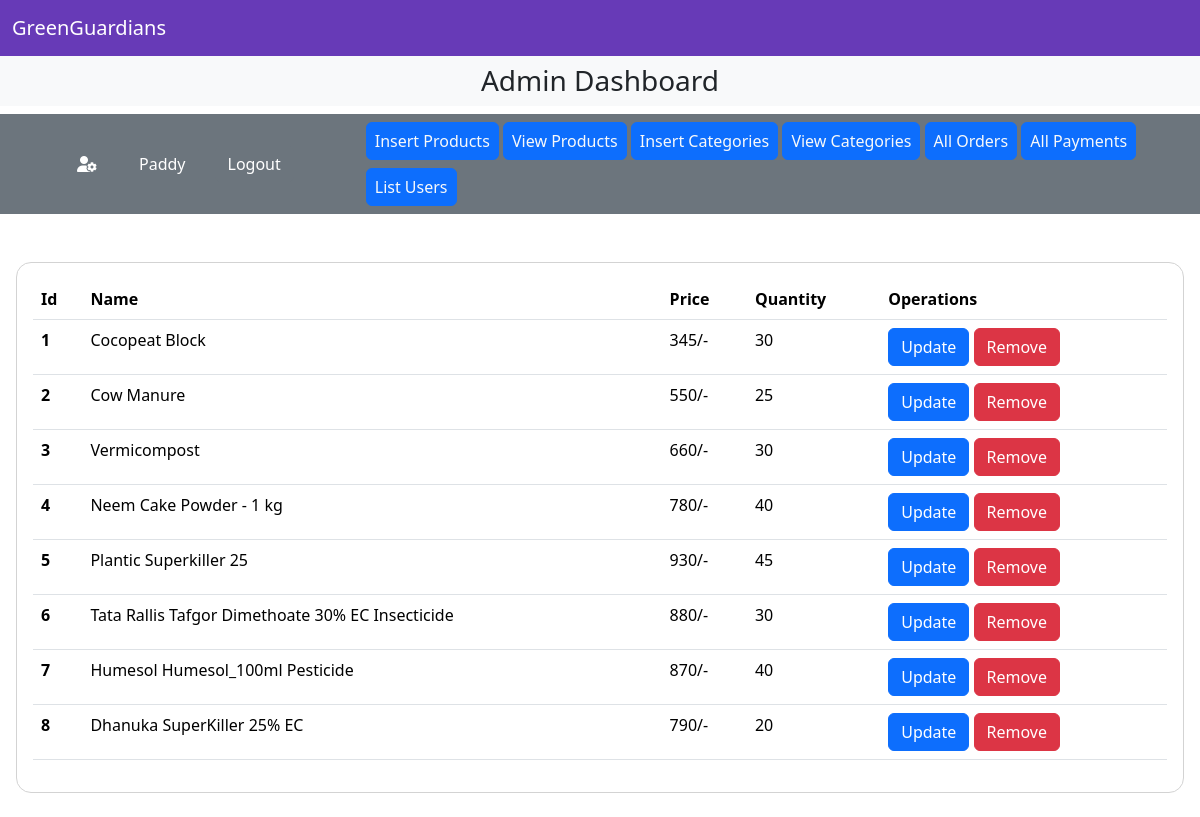
Screenshot of /AdminPanel/dashboard.php?ViewProducts=true (signed in) with the database file from the repository.
### tables this page shows
CREATE TABLE `products` (
  `pID` int NOT NULL,
  `pName` varchar(200) NOT NULL,
  `pDesc` varchar(3000) NOT NULL,
  `pKeywords` varchar(255) NOT NULL,
  `cID` int NOT NULL,
  `pPhoto` varchar(255) NOT NULL,
  `pPrice` varchar(100) NOT NULL,
  `pQuantity` int NOT NULL,
  `date` timestamp NOT NULL DEFAULT CURRENT_TIMESTAMP ON UPDATE CURRENT_TIMESTAMP,
  `status` varchar(100) NOT NULL
);

### AdminPanel/view/products.php (the view, shortened to what this page needs)
<?php
include('../includes/connect.php');
function getProducts()
{
    $table = '
            <table class="table">
                <thead>
                    <tr>
                        <th scope="col">Id</th>
                        <th scope="col">Name</th>
                        <th scope="col">Price</th>
                        <th scope="col">Quantity</th>
                        <th scope="col">Operations</th>
                    </tr>
                </thead>
            <tbody>
            ';
    global $conn;
    $getProducts = mysqli_prepare($conn, "SELECT * FROM products");
    $getProducts->execute();
    $result = $getProducts->get_result();
    if ($result->num_rows > 0) {
        while ($row = $result->fetch_assoc()) {
            $table .= '<tr>
                    <th scope="row">' . $row['pID'] . '</th>
                    <td>' . $row['pName'] . '</td>
                    <td>' . $row['pPrice'] . '/-</td>
                    <td>' . $row['pQuantity'] . '</td>
                    <td>
                        <div>
                            <div>
                                <a href="./update/product.php?ProductId=' . $row['pID'] . '" class=" btn btn-primary">Update</a>
                                <a href="./delete/product.php?ProductId=' . $row['pID'] . '" class=" btn btn-danger " >Remove</a>
                            </div>
                        </div>
                    </td>
                    </tr>';
        }
        $table .= '</tbody>
        </table>';
        return $table;
    } else {
        return '<div class="mt-5 ViewProductsDiv">
        <h5>No Products Found</h5>
        </div>';
    }
}
?>
<section class="ViewProductsDiv mx-3 mt-5">
    <?php echo getProducts(); ?>
</section>

### AdminPanel/dashboard.php (shortened to what this page needs)
<!DOCTYPE html>
<html lang="en">
<head>
    <link href="https://cdn.jsdelivr.net/npm/bootstrap@5.3.3/dist/css/bootstrap.min.css" rel="stylesheet">
    <link rel="stylesheet" href="https://cdnjs.cloudflare.com/ajax/libs/font-awesome/6.5.1/css/all.min.css" />
    <link rel="stylesheet" href="../style.css" class="rel">
</head>
<body>
    <div class="container-fluid p-0">
        <nav class="navbar navbar-expand-lg navbar-dark custom-bg">
            <div class="container-fluid">
                <a class="navbar-brand" href="#">GreenGuardians</a>
            </div>
        </nav>
        <div class="bg-light">
            <h3 class="text-center p-2">
                Admin Dashboard
            </h3>
        </div>
        <div class="row">
            <div class="col-md-12 bg-secondary p-1 d-flex align-items-center">
                <div class="ms-4 mt-1 mb-1 text-center px-5">
                    <?php
                    if (isset($_SESSION['name']) && $_SESSION['userType'] === 'admin') {
                        echo '<div class="d-flex align-items-center justify-content-evenly">
                        <a class="btn btn-secondary" href="#"><i class="fa-solid fa-user-gear"></i></a>
                        <a class="  mx-3 btn btn-secondary ">' . $_SESSION['name'] . '</a>
                        <a class=" btn btn-secondary" href="./logout.php">Logout</a>
                        </div>';
                    }
                    ?>
                </div>
                <div class=" px-4">
                    <a href="./insert/products.php" class="btn btn-primary text-light my-1 mb-1 px-2">Insert Products</a>
                    <a href="dashboard.php?ViewProducts=true" class="btn btn-primary text-light my-1 mb-1 px-2">View Products</a>
                    <a href="./insert/categories.php" class="btn btn-primary text-light my-1 mb-1 px-2">Insert Categories</a>
                    <a href="dashboard.php?ViewCategories=true" class="btn btn-primary text-light my-1 mb-1 px-2">View Categories</a>
                    <a href="" class="btn btn-primary text-light my-1 mb-1 px-2">All Orders</a>
                    <a href="" class="btn btn-primary text-light my-1 mb-1 px-2">All Payments</a>
                    <a href="" class="btn btn-primary text-light my-1 mb-1 px-2">List Users</a>
                </div>
            </div>
        </div>
        <?php
        if (isset($_GET['ViewProducts'])) {
            include("../AdminPanel/view/products.php");
        }
        ?>
    </div>
</body>
</html>

### style.css (style rules this page uses)
.custom-bg { background: #673ab7 !important; }

### AdminPanel/dashboard.php (style rules this page uses)
body { overflow-x: hidden; }
.ViewProductsDiv { padding: 1rem; border: 1px solid lightgray; border-radius: 15px; }

### rows the page displays
products: pID "1", pName "Cocopeat Block", pPrice "345", pQuantity "30"
products: pID "2", pName "Cow Manure", pPrice "550", pQuantity "25"
products: pID "3", pName "Vermicompost", pPrice "660", pQuantity "30"
products: pID "4", pName "Neem Cake Powder - 1 kg", pPrice "780", pQuantity "40"
products: pID "5", pName "Plantic Superkiller 25", pPrice "930", pQuantity "45"
products: pID "6", pName "Tata Rallis Tafgor Dimethoate 30% EC Insecticide", pPrice "880", pQuantity "30"
products: pID "7", pName "Humesol Humesol_100ml Pesticide", pPrice "870", pQuantity "40"
products: pID "8", pName "Dhanuka SuperKiller 25% EC", pPrice "790", pQuantity "20"

### other values shown
$_SESSION['name'] "Paddy"
